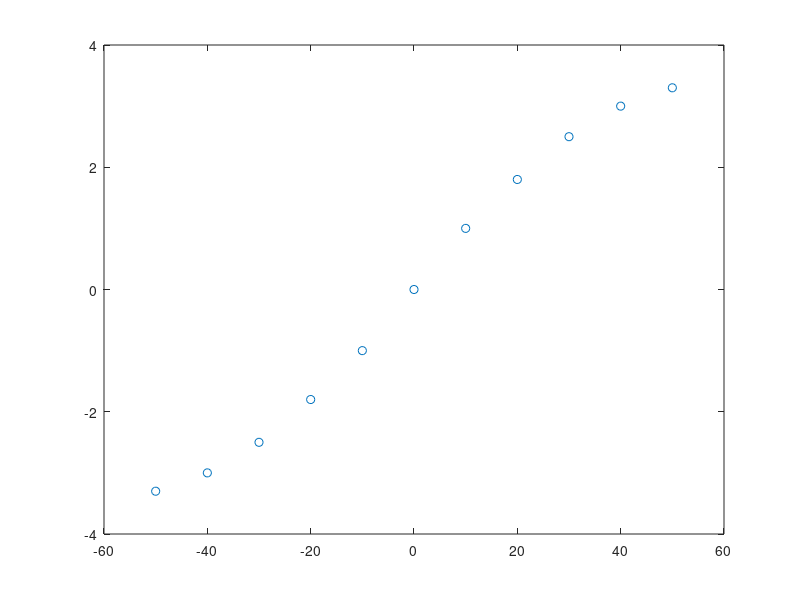

This chart was generated by the following MATLAB code: (Note: this script raises an error after producing the figure.)
close all;clear;clc;
currentData = [0 10 20 30 40 50];
torqueData = [0 1 1.8 2.5 3 3.3];

currentData = [-50 -40 -30 -20 -10 0 10 20 30 40 50];
torqueData = [-3.3 -3 -2.5 -1.8 -1 0 1 1.8 2.5 3 3.3];
plot(currentData, torqueData, 'o'); hold on;

currentToTorque = polyfit(currentData, torqueData, 3);
torqueToCurrent = polyfit(torqueData, currentData, 3);

currentToTorque(find(abs(currentToTorque)<1e-6)) = 0
torqueToCurrent(find(abs(torqueToCurrent)<1e-6)) = 0

syms current torque real

torqueToCurrent_func = poly2sym(torqueToCurrent, torque)
currentToTorque_func = finverse(poly2sym(torqueToCurrent, current))

matlabFunction(currentToTorque_func, 'File', 'currentToTorqueFunction');
matlabFunction(torqueToCurrent_func, 'File', 'torqueToCurrentFunction');


plot(currentData, torqueData, 'o'); hold on;

currentDataContinuous = linspace(-100, 100, 200);
torqueDataContinuous = linspace(-5,5, 200);

plot(currentDataContinuous, currentToTorqueFunction(currentDataContinuous), 'b-')
plot(torqueToCurrentFunction(torqueDataContinuous), torqueDataContinuous, 'r--')